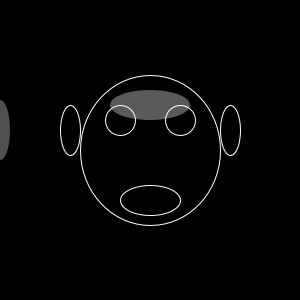
Frame 1 (no input)
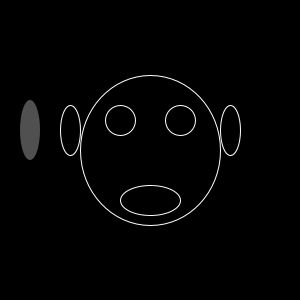
Frame 60 (the mouse pressed at the canvas centre just before this capture)
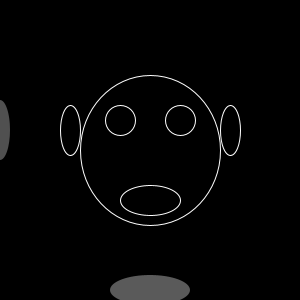
Frame 120 (the mouse held since frame 60 and released just before this capture)

The Processing sketch that drew these frames (run headless with seeded random() and noise(); from frame 60 on, the mouse is pressed at the canvas centre):

// Processing sketch: processing_59380
// ── processing_59380.pde



mund1 mund1;
ohr2 ohr2; 
kopf kopf;
ohrstill ohrstill;
ohrstill2 ohrstill2;
mundstill mundstill;
augelinks augelinks;
augerechts augerechts;


void setup() {
  size(300,300); 

  mund1 = new mund1(color(255,90),100,150,5); 
ohr2 = new ohr2(color(255,80),70,130,10);
kopf = new kopf (color(255),150,150,0);
  ohrstill = new ohrstill (color(255),230,130,0);
    ohrstill2 = new ohrstill2 (color(255),70,130,0);
    mundstill = new mundstill (color(255),150,200,0);
     augelinks = new augelinks (color(0),120,120,0);
      augerechts = new augerechts (color(0),180,120,0);
      
      
      
      
}

void draw() {
  background(0,0,0);
  mund1.move();
 mund1.display();
ohr2.move();
ohr2.display();
kopf.move();
kopf.display();
ohrstill.move();
ohrstill.display();
ohrstill2.move();
ohrstill2.display();
mundstill.move();
mundstill.display();
augelinks.move();
augelinks.display();
augerechts.move();
augerechts.display();
}






//gelaber

class mund1 { 
  color c;
  float ypos;
  float xpos;
  float yspeed;

  mund1(color tempC, float tempXpos, float tempYpos, float tempXspeed) { 
    c = tempC;
    ypos = tempXpos;
    xpos = tempYpos;
    yspeed = tempXspeed;
  }

  void display() {
    noStroke();
     smooth(); 
    fill(c);
    rectMode(CENTER);
    ellipse(xpos,ypos,80,30);
  }

  void move() {
    ypos = ypos + yspeed;
    if (ypos > 400) {
      ypos = 200;
    }
  }
}

//stimmen hören 
class ohr2 { 
  color c;
  float ypos;
  float xpos;
  float xspeed;

ohr2(color tempC, float tempXpos, float tempYpos, float tempXspeed) { 
    c = tempC;
    xpos = tempXpos;
    ypos = tempYpos;
    xspeed = tempXspeed;
  }

  void display() {
    noStroke();
    fill(c);
    rectMode(CENTER);
    ellipse(xpos,ypos,20,60);
  }

  void move() {
    xpos = xpos + xspeed;
    if (xpos > 60) {
      xpos = 0;
    }
  }
}


//kopf
class kopf { 
  color c;
  float xpos;
  float ypos;
  float xspeed;

  kopf(color tempC, float tempXpos, float tempYpos, float tempXspeed) { 
    c = tempC;
    xpos = tempXpos;
    ypos = tempYpos;
    xspeed = tempXspeed;
  }

  void display() {
    stroke(255);
     smooth(); 
   noFill();
    rectMode(CENTER);
    ellipse(xpos,ypos,140,150);
  }

  void move() {
    xpos = xpos + xspeed;
    if (xpos > width) {
      xpos = 0;
    }
  }
}


//ohr rechts

class ohrstill  { 
  color c;
  float xpos;
  float ypos;
  float xspeed;

  ohrstill (color tempC, float tempXpos, float tempYpos, float tempXspeed) { 
    c = tempC;
    xpos = tempXpos;
    ypos = tempYpos;
    xspeed = tempXspeed;
  }

  void display() {
    stroke(255);
     smooth(); 
   noFill();
    rectMode(CENTER);
    ellipse(xpos,ypos,20,50);
  }

  void move() {
    xpos = xpos + xspeed;
    if (xpos > width) {
      xpos = 0;
    }
  }
}



//ohr links

class ohrstill2  { 
  color c;
  float xpos;
  float ypos;
  float xspeed;

  ohrstill2 (color tempC, float tempXpos, float tempYpos, float tempXspeed) { 
    c = tempC;
    xpos = tempXpos;
    ypos = tempYpos;
    xspeed = tempXspeed;
  }

  void display() {
    stroke(255);
     smooth(); 
   noFill();
    rectMode(CENTER);
    ellipse(xpos,ypos,20,50);
  }

  void move() {
    xpos = xpos + xspeed;
    if (xpos > width) {
      xpos = 0;
    }
  }
}




//mund

class mundstill  { 
  color c;
  float xpos;
  float ypos;
  float xspeed;

mundstill (color tempC, float tempXpos, float tempYpos, float tempXspeed) { 
    c = tempC;
    xpos = tempXpos;
    ypos = tempYpos;
    xspeed = tempXspeed;
  }

  void display() {
    stroke(255);
     smooth(); 
   noFill();
    rectMode(CENTER);
    ellipse(xpos,ypos,60,30);
  }

  void move() {
    xpos = xpos + xspeed;
    if (xpos > width) {
      xpos = 0;
    }
  }
}


//auge links

class augelinks  { 
  color c;
  float xpos;
  float ypos;
  float xspeed;

augelinks (color tempC, float tempXpos, float tempYpos, float tempXspeed) { 
    c = tempC;
    xpos = tempXpos;
    ypos = tempYpos;
    xspeed = tempXspeed;
  }

  void display() {
   stroke(255);
     smooth(); 
   noFill();
    rectMode(CENTER);
    ellipse(xpos,ypos,30,30);
  }

  void move() {
    xpos = xpos + xspeed;
    if (xpos > width) {
      xpos = 0;
    }
  }
}




//auge rechts


class augerechts  { 
  color c;
  float xpos;
  float ypos;
  float xspeed;

augerechts (color tempC, float tempXpos, float tempYpos, float tempXspeed) { 
    c = tempC;
    xpos = tempXpos;
    ypos = tempYpos;
    xspeed = tempXspeed;
  }

  void display() {
    stroke(255);
     smooth(); 
noFill();
    rectMode(CENTER);
    ellipse(xpos,ypos,30,30);
  }

  void move() {
    xpos = xpos + xspeed;
    if (xpos > width) {
      xpos = 0;
    }
  }
}
